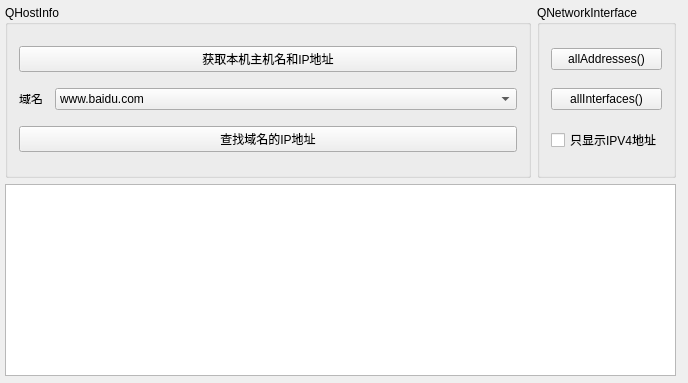
<?xml version="1.0" encoding="UTF-8"?>
<ui version="4.0">
 <class>Widget</class>
 <widget class="QWidget" name="Widget">
  <property name="geometry">
   <rect>
    <x>0</x>
    <y>0</y>
    <width>688</width>
    <height>383</height>
   </rect>
  </property>
  <property name="windowTitle">
   <string>网络主机信息</string>
  </property>
  <widget class="QWidget" name="">
   <property name="geometry">
    <rect>
     <x>0</x>
     <y>0</y>
     <width>681</width>
     <height>381</height>
    </rect>
   </property>
   <layout class="QVBoxLayout" name="verticalLayout_3">
    <property name="leftMargin">
     <number>5</number>
    </property>
    <property name="topMargin">
     <number>5</number>
    </property>
    <property name="rightMargin">
     <number>5</number>
    </property>
    <property name="bottomMargin">
     <number>5</number>
    </property>
    <item>
     <layout class="QHBoxLayout" name="horizontalLayout_2">
      <item>
       <widget class="QGroupBox" name="groupBox">
        <property name="title">
         <string>QHostInfo</string>
        </property>
        <layout class="QVBoxLayout" name="verticalLayout" stretch="2,1,2">
         <item>
          <widget class="QPushButton" name="btnGetHostInfo">
           <property name="text">
            <string>获取本机主机名和IP地址</string>
           </property>
          </widget>
         </item>
         <item>
          <layout class="QHBoxLayout" name="horizontalLayout" stretch="2,3">
           <property name="spacing">
            <number>6</number>
           </property>
           <item>
            <widget class="QLabel" name="label">
             <property name="minimumSize">
              <size>
               <width>30</width>
               <height>10</height>
              </size>
             </property>
             <property name="maximumSize">
              <size>
               <width>30</width>
               <height>10</height>
              </size>
             </property>
             <property name="text">
              <string>域名</string>
             </property>
            </widget>
           </item>
           <item>
            <widget class="QComboBox" name="comboBox">
             <item>
              <property name="text">
               <string>www.baidu.com</string>
              </property>
             </item>
             <item>
              <property name="text">
               <string>www.bilibili.com</string>
              </property>
             </item>
            </widget>
           </item>
          </layout>
         </item>
         <item>
          <widget class="QPushButton" name="btnLookkup">
           <property name="text">
            <string>查找域名的IP地址</string>
           </property>
          </widget>
         </item>
        </layout>
       </widget>
      </item>
      <item>
       <widget class="QGroupBox" name="groupBox_2">
        <property name="title">
         <string>QNetworkInterface</string>
        </property>
        <layout class="QVBoxLayout" name="verticalLayout_2">
         <item>
          <widget class="QPushButton" name="btnAllAddress">
           <property name="text">
            <string>allAddresses()</string>
           </property>
          </widget>
         </item>
         <item>
          <widget class="QPushButton" name="btnAllInterface_2">
           <property name="text">
            <string>allInterfaces()</string>
           </property>
          </widget>
         </item>
         <item>
          <widget class="QCheckBox" name="checkBox_OnlyIPV4">
           <property name="text">
            <string>只显示IPV4地址</string>
           </property>
          </widget>
         </item>
        </layout>
       </widget>
      </item>
     </layout>
    </item>
    <item>
     <widget class="QPlainTextEdit" name="plainTextEdit">
      <property name="minimumSize">
       <size>
        <width>0</width>
        <height>0</height>
       </size>
      </property>
      <property name="maximumSize">
       <size>
        <width>16777215</width>
        <height>16777215</height>
       </size>
      </property>
      <property name="font">
       <font>
        <pointsize>13</pointsize>
        <weight>75</weight>
        <bold>true</bold>
       </font>
      </property>
     </widget>
    </item>
   </layout>
  </widget>
 </widget>
 <layoutdefault spacing="6" margin="11"/>
 <resources/>
 <connections/>
</ui>
